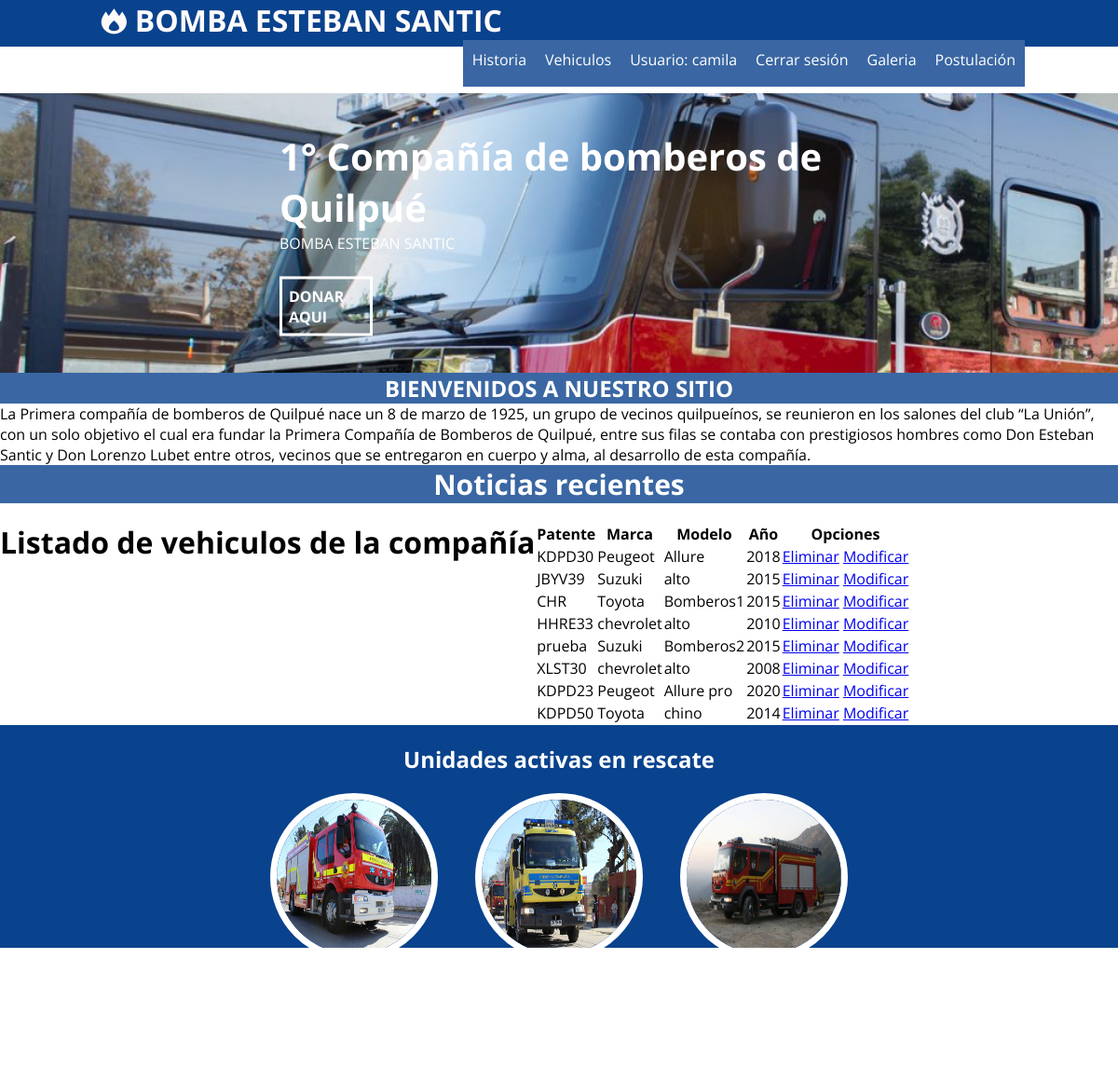
/listar_automoviles/ (signed in), run on the app's committed database.
### blog/models.py (models this page shows, shortened)
class Automovil(models.Model):
    patente = models.CharField(max_length=10, unique=True)
    modelo = models.CharField(max_length=50)
    anio = models.IntegerField(verbose_name='año')
    marca = models.ForeignKey(Marca, on_delete=models.CASCADE)
    class Meta:
        verbose_name = "Automovil"
        verbose_name_plural = "Automoviles"

class Marca(models.Model):
    nombre = models.CharField(max_length=50)
    descripcion = models.CharField(max_length=200)
    def __str__(self):
        return self.nombre

### blog/views.py (the view)
# urls.py: path('listar_automoviles/', views.listar_automoviles, name="listar_autmoviles"),
def listar_automoviles(request):
    autos = Automovil.objects.all()
    return render(request, 'blog/listar_automoviles.html', {
        'autos': autos
    })

### blog/templates/blog/listar_automoviles.html (shortened to what this page needs)
{% extends "blog/base.html" %}
{% block content %}
     {% load static %}
    <h1>Listado de vehiculos de la compañía</h1>
    <table>
        <tr>
            <th>Patente</th>
            <th>Marca</th>
            <th>Modelo</th>
            <th>Año</th>
            <th>
                Opciones
            </th>
        </tr>
        {% for a in autos %}
            <tr>
                <td>{{a.patente}}</td>
                <td>{{a.marca}}</td>
                <td>{{a.modelo}}</td>
                <td>{{a.anio}}</td>
                <td>
                    <a href="{% url 'eliminar_automovil' a.id %}">Eliminar</a>
                    <a href="{% url 'modificar_automovil' a.id %}">Modificar</a>
                </td>
             </tr>
        {% endfor %}
    </table>
{% endblock %}

### blog/templates/blog/base.html (shortened to what this page needs)
{% load static %}
<!DOCTYPE html>
<html lang="en">
{% load pwa %}
<head>
{% load static %}
    <link rel="stylesheet" href="{% static 'blog/css/fontello.css' %}">
    <link rel="stylesheet" href="{% static 'blog/css/formulario.css' %}">
    <link rel="stylesheet" href="{% static 'blog/css/banner.css' %}">
    <link rel="stylesheet" href="{% static 'blog/css/menu.css' %}">
    <link rel="stylesheet" href="{% static 'blog/css/style.css' %}">
    <link rel="stylesheet" href="{% static 'blog/css/carrousel.css' %}">
<body>
 <header>
     <div class="contenedor">
         <h1 class="icon-fire-station">BOMBA ESTEBAN SANTIC</h1>
         <nav class="menu">
            <a href="" target="#">Historia</a>
            <a href="{% url 'vehiculos'%}" target="#">Vehiculos </a>
            {% if user.is_authenticated %}
            <a href="#">Usuario: {{ user.username }}</a>
            <a href="{% url 'logout' %}">Cerrar sesión</a>
            {% else %}
            <a href="{% url 'login' %}">Iniciar sesión</a>
            {% endif %}
            <a href="{% url 'galeria'%}">Galeria</a>
            <a href="{% url 'formulario'%}">Postulación</a>
         </nav>
     </div>
    </header>
    <main>
        <section id="banner">
            <img src="{% static 'blog/imagenes/Bomberos_equipo.jpg' %}">
            <div class="contenedor2">
                <h2>1° Compañía de bomberos de Quilpué</h2>
                <p>BOMBA ESTEBAN SANTIC</p>
                <h4> <a href="#">DONAR AQUI</a> </h4>
            </div>
        </section>
        <section id= "bienvenidos">
            <h2>BIENVENIDOS A NUESTRO SITIO</h2>
            <p>La Primera compañía de bomberos de Quilpué nace un 8 de marzo de 1925, un grupo de vecinos quilpueínos, se reunieron en los salones del club “La Unión”, con un solo objetivo el cual era fundar la Primera Compañía de Bomberos de Quilpué, entre sus filas  se contaba con prestigiosos hombres como Don Esteban Santic y Don Lorenzo Lubet entre otros, vecinos que se entregaron en cuerpo y alma, al desarrollo de esta compañía.</p>
        </section>
        <section id="blog">
            <h3> Noticias recientes </h3>
        </section>
            {% block content %}
            {% endblock  %}
        <section id="info">
            <h2>Unidades activas en rescate</h2>
            <div class="contenedor4">
                <div class="info-unidad">
                    <img src="{% static 'blog/imagenes/unidad11.jpg' %}" alt="unidad11">
                    <h4>UNIDAD 11</h4>
                </div>
                <div class="info-unidad">
                    <img src="{% static 'blog/imagenes/unidad12.jpg' %}" alt="unidad12">
                    <h4>UNIDAD 12</h4>
                </div>
                <div class="info-unidad">
                    <img src="{% static 'blog/imagenes/unidad13.jpg' %}" alt="unidad13">
                    <h4>UNIDAD 13</h4>
                </div>
            </div>
        </section>
    </main>
    <footer>
        <div class="contenedor5">
            <p class="copy">Bomba Esteban Santic &copy; 2020</p>
            <div class="sociales">
                <a class="icon-facebook-official" href="#"></a>
                <a class="icon-twitter" href="#"></a>
                <a class="icon-instagram" href="#"></a>
                <a class="icon-mail" href="#"></a>
            </div>
        </div>
    </footer>
</body>
</html>

### blog/static/blog/css/formulario.css (style rules this page uses)
body { background: #fff; margin: 0; }
h3 { background: rgb(58, 103, 163); color:#fff; text-align: center; margin: 0; font-size: 30px; margin-bottom: 20px; }

### blog/static/blog/css/banner.css (style rules this page uses)
#banner { margin-top: 100px; position: relative; }
#banner img { width: 150%; height: 150%; }
#banner .contenedor2 { position: absolute; top: 50%; left: 50%; transform: translateX(-50%) translateY(-50%); color: #ffffff; }
#banner h2 { font-size: 28px; }
#banner a { display: block; width: 100px; color: #ffffff; text-decoration: none; padding: 7px; margin-top: 10px; border: 3px solid #ffffff; }
@media (min-width: 480px) { #banner h2 { font-size: 40px; } }
@media (min-width: 480px) { #banner a { margin-top: 25px; } }
@media (min-width: 768px) { #banner { height: 300px; overflow: hidden; } }
@media (min-width: 768px) { #banner img { height: auto; margin-top: -100px; } }
@media (min-width: 1024px) { #banner img { margin-top: -350px; } }

### blog/static/blog/css/menu.css (style rules this page uses)
.menu { position: absolute; top: 50px; left: 0; width: 100%; height: 100vh; background: rgb(58, 103, 163); transition: all 0.5s; transform: translateX(-100%); }
.menu a { display: block; color:#fff; height: 50px; text-decoration: none; padding: 10px; border-bottom: 1 px solid rgba(255,255,255,0.3); }
@media (min-width:1024px) { .menu { position: static; width: auto; height: auto; transform: translateX(0%); float: right; display: flex; } }
@media (min-width:1024px) { .menu a { border: none; } }

### blog/static/blog/css/style.css (style rules this page uses)
* { margin: 0; padding: 0; box-sizing: border-box; }
body { font-family: 'Open Sans', sans-serif; }
header { width: 100%; height: 50px; background: rgb(9, 66, 141); color: rgb(255, 251, 251); position: fixed; top: 0; left: 0; z-index: 100; }
.contenedor { width: 98%; margin: auto; }
h1 { float: left; }
header .contenedor { display: table; }
section { width: 100%; }
#bienvenidos { margin-top: 5%; }
#bienvenidos h2 { text-align: center; background: rgb(58, 103, 163); color: #fff; }
#bienvenidos p { margin-top: 0px; }
footer .contenedor5 { display: flex; flex-wrap: wrap; justify-content: center; padding-bottom: 25px; }
.copy { font-size: 20px; text-align: center; }
.sociales { width: 100%; text-align: center; font-size: 28px; }
.sociales a { color: #333; text-decoration: none; }
@media (min-width:768px) { .sociales { width: auto; } }
@media (min-width:768px) { footer .contenedor5 { justify-content: space-between; } }
@media (min-width:1024px) { .contenedor { width: 1000px; } }
@media (min-width:1024px) { #bienvenidos { margin-top: 0; } }

### blog/static/blog/css/blog.css (style rules this page uses)
#blog h3, h5 { text-align: center; }
#blog h3 { background: rgb(58, 103, 163); color:#fff; text-align: center; margin: 0; font-size: 30px; margin-bottom: 20px; }

### blog/static/blog/css/info.css (style rules this page uses)
#info { background: rgb(9, 66, 141); color: #fff; text-align: center; padding: 20px; }
#info .contenedor4 { display: flex; flex-wrap: wrap; justify-content: center; }
.info-unidad { margin: 20px; }
.info-unidad img { width: 180px; height: 180px; border-radius: 60%; border: 7px solid #fff; }
@media (min-width: 480px) { .info-unidad { width: 40%; } }
@media (min-width: 1024px) { .info-unidad { width: auto; } }

### data on the page
Automovil: patente "KDPD30", marca "Peugeot", modelo "Allure", anio "2018"
Automovil: patente "JBYV39", marca "Suzuki", modelo "alto", anio "2015"
Automovil: patente "CHR", marca "Toyota", modelo "Bomberos1", anio "2015"
Automovil: patente "HHRE33", marca "chevrolet", modelo "alto", anio "2010"
Automovil: patente "prueba", marca "Suzuki", modelo "Bomberos2", anio "2015"
Automovil: patente "XLST30", marca "chevrolet", modelo "alto", anio "2008"
Automovil: patente "KDPD23", marca "Peugeot", modelo "Allure pro", anio "2020"
Automovil: patente "KDPD50", marca "Toyota", modelo "chino", anio "2014"

### other printed values
{{ user.username }} "camila"
